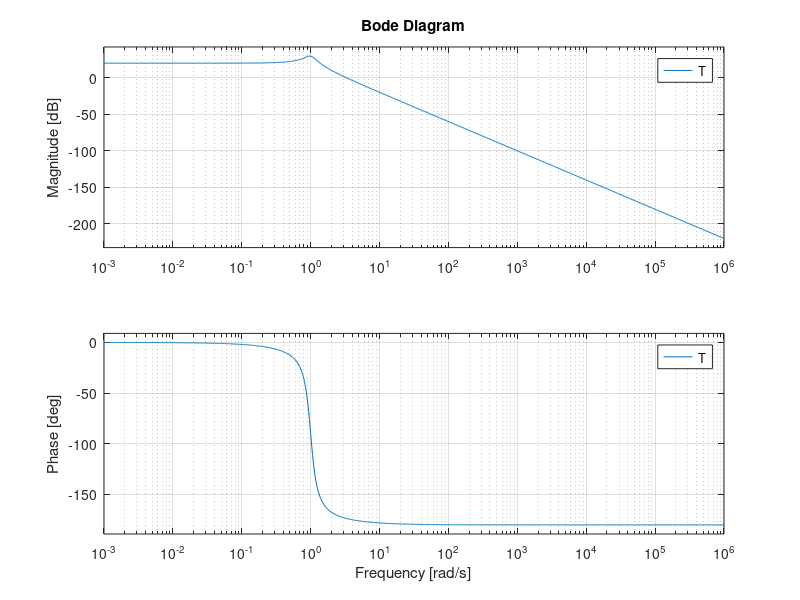

This chart was generated by the following MATLAB code:
C = 10e-6;
R1 = 10e3;
R2 = 300e3;
R3 = 100e3;
R4 = 100e3;



T = tf(  1/(C^2*R1*R3) ,[1 1/(C*R2) 1/(C^2*R3^2)]);

W = logspace(-3,6,1000);
bode(T,W)
